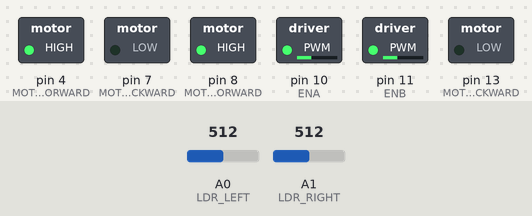
A sketch run on a simulated Arduino Uno, built with avr-gcc and run on an emulated ATmega328P. Shown: switched loads named in the sketch (green lamp = pin HIGH). The inputs (shaded band) are chosen by the test bench; at power-on: A0 (LDR_LEFT) = 512, A1 (LDR_RIGHT) = 512.

Above: at 1.2 s.
1.3 s: A0 (LDR_LEFT) set to 542
2.8 s: A0 (LDR_LEFT) set to 566
At 3.3 s:
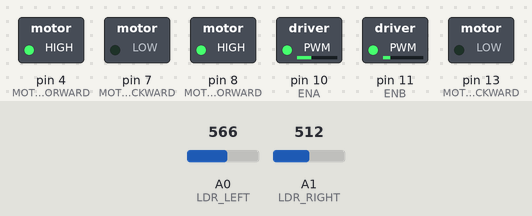
4.3 s: A1 (LDR_RIGHT) set to 542
At 5.5 s:
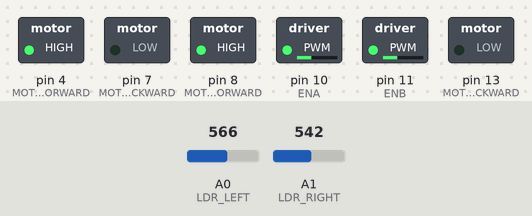
5.8 s: A1 (LDR_RIGHT) set to 592
7.3 s: A1 (LDR_RIGHT) set to 620
At 7.9 s:
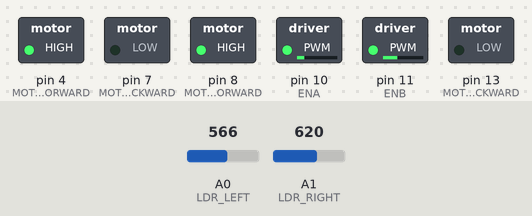
8.8 s: A1 (LDR_RIGHT) set to 511
At 10.2 s:
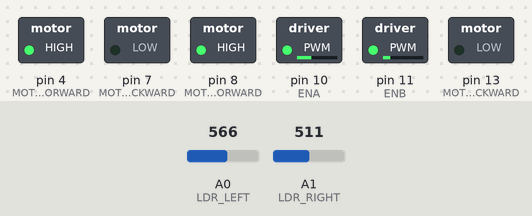
Timing chart, 0 to 11.3 s (numbered marks = the images above; inputs shaded):
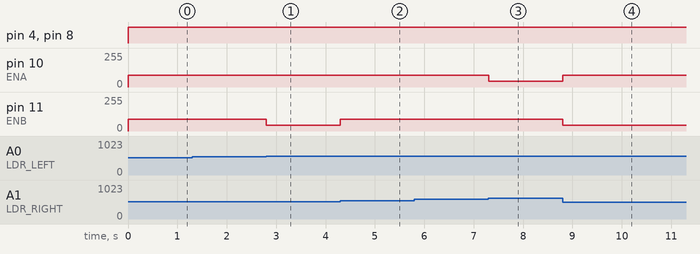

Measured:
- after the input at 1.3 s, every drawn part: stays the same
- after the input at 2.8 s, pin 11 (ENB): 90/255 → 45/255 at once
- after the input at 4.3 s, pin 11 (ENB): 45/255 → 90/255 at once
- after the input at 5.8 s, every drawn part: stays the same
- after the input at 7.3 s, pin 10 (ENA): 90/255 → 45/255 at once
- after the input at 8.8 s, pin 10 (ENA): 45/255 → 90/255 at once; pin 11 (ENB): 90/255 → 45/255 at once

The sketch:

LDR_Code.ino
```cpp
/////////////////////ROBOTICS CLUB///////////////////////////
/////////////////////////////////////////////////////////////
////////THIS CODE IS FOR LDR LIGHT FOLLOWING ROBOT///////////
/////////////////////////////////////////////////////////////


#define LDR_LEFT A0
#define LDR_RIGHT A1
#define MOTOR_LEFT_FORWARD 4
#define MOTOR_LEFT_BACKWARD 7
#define MOTOR_RIGHT_FORWARD  8
#define MOTOR_RIGHT_BACKWARD 13
#define ENB 11
#define ENA 10

// Constants for motor speeds
#define MAX_SPEED 90
#define MIN_SPEED 45


void setup() {
  // Initialize LDR sensors and motor driver
  pinMode(LDR_LEFT, INPUT) ;
  pinMode(LDR_RIGHT, INPUT);
  pinMode(MOTOR_LEFT_FORWARD, OUTPUT) ;
  pinMode(MOTOR_LEFT_BACKWARD, OUTPUT) ;
  pinMode(MOTOR_RIGHT_FORWARD, OUTPUT) ;
  pinMode(MOTOR_RIGHT_BACKWARD, OUTPUT) ;
  pinMode(ENA, OUTPUT) ;
  pinMode(ENB, OUTPUT) ;

}

void loop() {
  // Read values from LDR sensors
  int ldr_left = analogRead(LDR_LEFT) ;
  int ldr_right = analogRead(LDR_RIGHT);
  Serial.println(ldr_left);

  // Calculate the difference between the LDR readings
  int diff = ldr_right - ldr_left;

  // Adjust motor speeds based on LDR readings
  if (diff > 40) {
    right();

  } else if (diff < -40) {
    left();
  } else {


     forward();
  }
}
void right(){

  // LED rope light is to the right of the center of the robot

    digitalWrite(MOTOR_LEFT_FORWARD, HIGH) ;
    digitalWrite(MOTOR_LEFT_BACKWARD, LOW) ;
    digitalWrite(MOTOR_RIGHT_FORWARD, HIGH) ;
    digitalWrite(MOTOR_RIGHT_BACKWARD, LOW) ;
    analogWrite(ENA,MIN_SPEED);
    analogWrite(ENB,MAX_SPEED);

}
void left(){
  // LED rope light is to the left of the center of the robot

    digitalWrite(MOTOR_LEFT_FORWARD, HIGH) ;
    digitalWrite(MOTOR_LEFT_BACKWARD, LOW) ;
    digitalWrite(MOTOR_RIGHT_FORWARD, HIGH) ;
    digitalWrite(MOTOR_RIGHT_BACKWARD, LOW) ;
    analogWrite(ENA,MAX_SPEED);
    analogWrite(ENB,MIN_SPEED);
}
void forward(){
   // LED rope light is at the center of the robot
    digitalWrite(MOTOR_LEFT_FORWARD, HIGH);
    digitalWrite(MOTOR_LEFT_BACKWARD, LOW);
    digitalWrite(MOTOR_RIGHT_FORWARD, HIGH);
    digitalWrite(MOTOR_RIGHT_BACKWARD, LOW);
    analogWrite(ENA,MAX_SPEED);
    analogWrite(ENB,MAX_SPEED);
}
```
